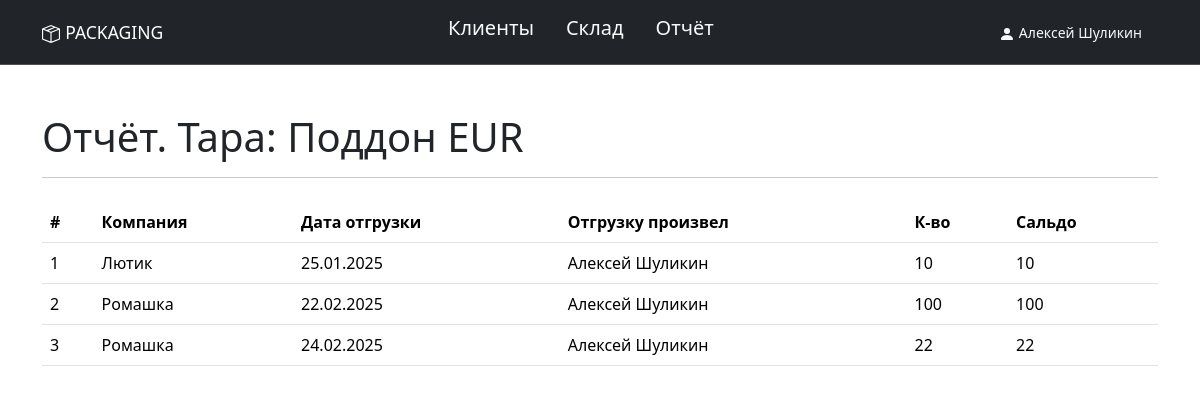
The app's page /reportpacking/1/ (signed in) with its own data.
### users/models.py (models this page shows, shortened)
class User(AbstractUser):
    OPTION_ONE = 'admin'
    OPTION_TWO = 'manager'
    OPTION_THREE = 'worker'
    OPTIONS = [
        (OPTION_ONE, 'Администратор'),
        (OPTION_TWO, 'Менеджер'),
        (OPTION_THREE, 'Работник'),
    ]
    position = models.CharField(
        'Статус',
        max_length=10,
        choices=OPTIONS,
        default=OPTION_ONE
    )
    first_name = models.CharField(
        'Имя',
        max_length=50
    )
    last_name = models.CharField(
        'Фамилия',
        max_length=50
    )
    avatar = models.ImageField(
        'Аватар',
        upload_to='user/',
        blank=True, null=True
    )
    phone_number = models.CharField(
        'Телефон',
        max_length=15,
        blank=True,
        null=True
    )
    address = models.TextField(
        'Адрес',
        blank=True,
        null=True
    )
    email = models.EmailField(unique=True)
    created_at = models.DateTimeField("Дата создания", auto_now_add=True)
    updated_at = models.DateTimeField("Дата обновления", auto_now=True)
    class Meta:
        verbose_name = 'сотрудника'
        verbose_name_plural = 'Сотрудники'

class Client(models.Model):
    company_name = models.CharField(
        'Компания',
        max_length=100,
        blank=True,
        null=True
    )
    first_name = models.CharField(
        'Имя',
        max_length=50
    )
    last_name = models.CharField(
        'Фамилия',
        max_length=50,
        blank=True,
        null=True
    )
    phone_number = models.CharField(
        'Телефон',
        max_length=15,
        null=False,
        blank=False,
    )
    address = models.TextField(
        'Адрес',
        blank=True,
        null=True
    )
    class Meta:
        verbose_name = 'клиента'
        verbose_name_plural = 'Клиенты'
    created_at = models.DateTimeField("Дата создания", auto_now_add=True)
    updated_at = models.DateTimeField("Дата обновления", auto_now=True)

### registration/models.py (models this page shows, shortened)
class Packing(Model):
    name = CharField(
        'Наименование',
        max_length=CHAR_MAX,
        db_index=True,
    )
    text = TextField(
        'Комментарий',
        null=True,
        blank=True,
    )
    balance = IntegerField(
        'в наличии',
        default=0,
    )
    class Meta:
        verbose_name = 'тару'
        verbose_name_plural = 'Тара'

class BaseClass(Model):
    packing = ForeignKey(
        Packing,
        on_delete=CASCADE,
        verbose_name='Тара',
    )
    user = ForeignKey(
        User,
        on_delete=CASCADE,
        verbose_name='Пользователь',
    )
    created_at = DateTimeField(
        'Дата записи',
        auto_now_add=True,
    )
    amount = IntegerField(
        'Количество',
        null=False,
        blank=False,
    )
    text = TextField(
        'Комментарий',
        null=True,
        blank=True,
    )
    class Meta:
        abstract = True

class Extradition(BaseClass):
    client = ForeignKey(
        Client,
        on_delete=CASCADE,
        verbose_name='Клиент',
    )
    balance_storage = IntegerField(
        'Остаток',
        null=False,
        blank=False,
    )
    class Meta:
        verbose_name = 'Выдача'
        verbose_name_plural = 'Выдача'

### registration/views.py (the view)
@login_required
def report_table_packing(request, packing_id):
    packing = get_object_or_404(Packing, id=packing_id)
    extradition = Extradition.objects.filter(
        packing_id=packing_id,
        balance_storage__gt=0
    ).select_related('packing').order_by('packing_id')
    page_obj = paginate_queryset(extradition, request, ELEMENT_PAGE)
    context = {
        'page_obj': page_obj,
        'packing': packing
    }
    return render(request, 'registration/report-packing.html', context)

### registration/views.py (called while the page is built)
def paginate_queryset(queryset, request, items_per_page=ELEMENT_PAGE):
    paginator = Paginator(queryset, items_per_page)
    page_number = request.GET.get('page')
    return paginator.get_page(page_number)

### templates/registration/report-packing.html (shortened to what this page needs)
{% extends "base.html" %}
{% load django_bootstrap5 %}
{% load bootstrap_icons %}
{% load static %}
{% block content %}
<main>
    <div class="container py-5">
        <h3 class="display-6" style="display: inline;">Отчёт. Тара: {{ packing.name }}</h3>
        <hr>
        {% if page_obj %}
            <table class="table mt-4">
                <thead>
                    <tr>
                        <th>#</th>
                        <th>Компания</th>
                        <th>Дата отгрузки</th>
                        <th>Отгрузку произвел</th>
                        <th>К-во</th>
                        <th>Сальдо</th>
                    </tr>
                </thead>
                <tbody>
                    {% for extraditions in page_obj %}
                        <tr>
                            <td>{{ forloop.counter }}</td>
                            <td>{{ extraditions.client.company_name}}</td>
                            <td>{{ extraditions.created_at|date:"d.m.Y" }}</td>
                            <td>{{ extraditions.user.get_full_name }}</td>
                            <td>{{ extraditions.amount }}</td>
                            <td>{{ extraditions.balance_storage }}</td>
                        </tr>
                    {% endfor %}
                </tbody>
            </table>
        {% else %}
            <strong>Статус:</strong> данные отсутствуют <hr>
        {% endif %}
    </div>
</main>
{% endblock %}

### templates/includes/header.html (shortened to what this page needs)
{% load static %}
{% load bootstrap_icons %}
<header>
  <nav class="navbar bg-dark border-bottom border-bottom-dark" data-bs-theme="dark">
    <div class="container">
      <a class="navbar-brand" href="{% url 'registration:index' %}">
        <small>PACKAGING</small>
      </a>
      <ul class="nav justify-content-center">
        {% if user.position == 'admin' %}
          <li class="nav-item">
            <a class="nav-link  link-light" href="{% url 'registration:clients' %}">
              <h5>Клиенты</h5>
            </a>
          </li>
          <li class="nav-item">
            <a class="nav-link  link-light" href="{% url 'registration:packing' %}">
              <h5>Склад</h5>
            </a>
          </li>
          <li class="nav-item">
            <a class="nav-link  link-light" href="{% url 'registration:report' %}">
              <h5>Отчёт</h5>
            </a>
          </li>
        {% endif %}
      </ul>
      <ul class="nav justify-content-end">
        {% if user.is_authenticated %}
            <div class="btn-group" role="group" aria-label="Basic outlined example">
              <a class="nav-link  link-light" href="{% url 'users:personal_account' user.id %}" >
                <svg xmlns="http://www.w3.org/2000/svg" width="16" height="16" fill="currentColor" class="bi bi-person-fill" viewBox="0 0 16 16">
                  <path d="M3 14s-1 0-1-1 1-4 6-4 6 3 6 4-1 1-1 1H3Zm5-6a3 3 0 1 0 0-6 3 3 0 0 0 0 6Z"/>
                </svg>
                <small>{{ user.first_name }} {{ user.last_name }}</small>
              </a>
            </div>
          {% else %}
            <div class="btn-group" role="group" aria-label="Basic outlined example">укцу
            </div>
          {% endif %}
      </ul>
    </div>
  </nav>
</header>

### records on screen
User: first_name "Алексей", last_name "Шуликин"
Packing: name "Поддон EUR"
Extradition: client.company_name "Лютик", created_at "25.01.2025", user.get_full_name "Алексей Шуликин", amount "10", balance_storage "10"
Extradition: client.company_name "Ромашка", created_at "22.02.2025", user.get_full_name "Алексей Шуликин", amount "100", balance_storage "100"
Extradition: client.company_name "Ромашка", created_at "24.02.2025", user.get_full_name "Алексей Шуликин", amount "22", balance_storage "22"
